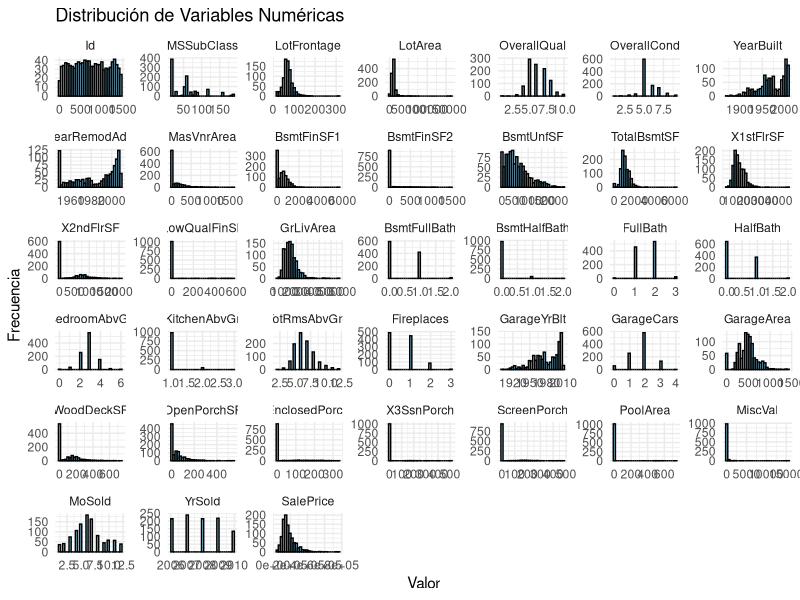
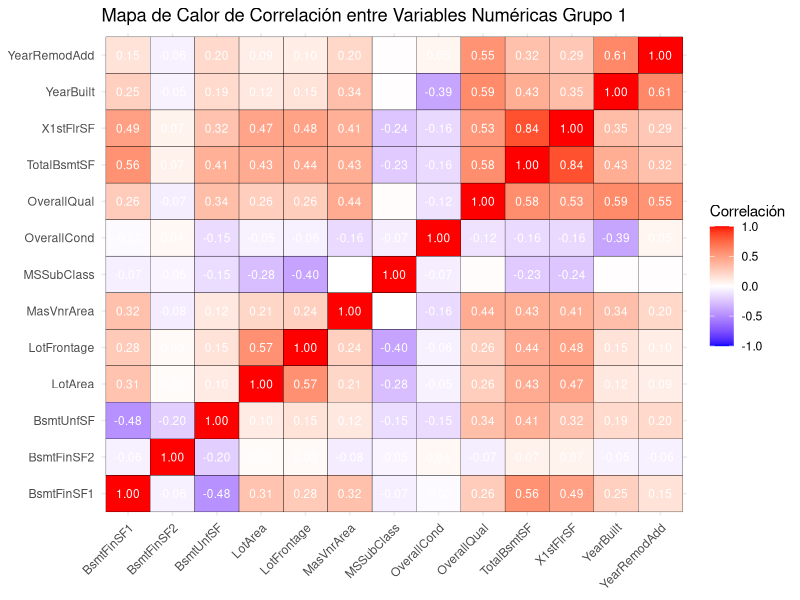
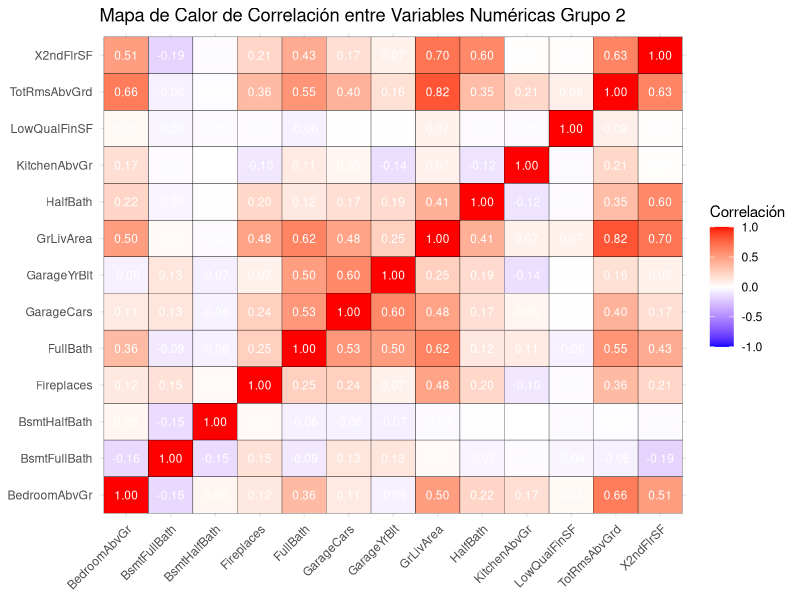
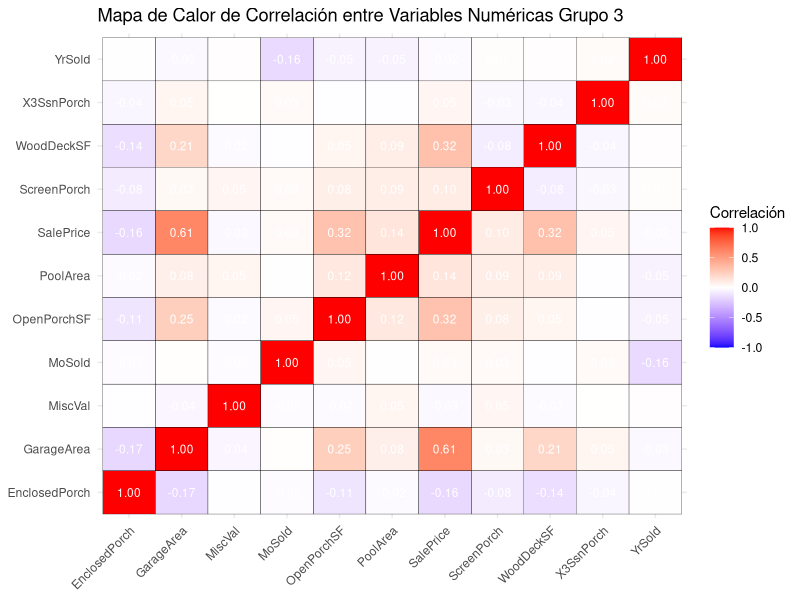
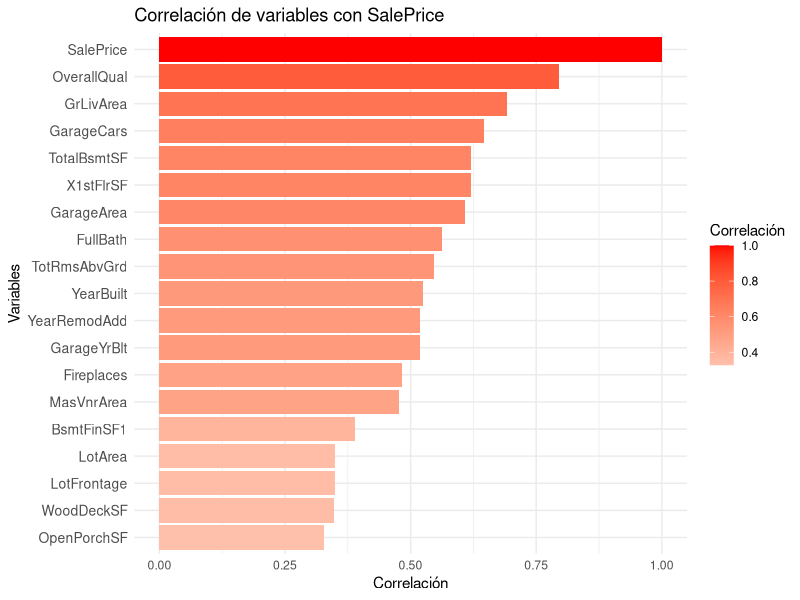

Reproduce these figures in R, in order.
## ---- chunk 1
knitr::opts_chunk$set(echo = TRUE)
## ---- chunk 2
library(readr)
library(kableExtra)
library(ggplot2)
library(reshape2)
library(knitr)
library(tidyr)
library(dplyr)
## ---- chunk 3
data <- read_csv("train_final.csv")
## ---- chunk 4
porcentaje_na <- sapply(data, function(x) sum(is.na(x)) / length(x)) * 100

columnas_a_eliminar <- names(porcentaje_na[porcentaje_na > 75])
print(columnas_a_eliminar)

data <- data[, !names(data) %in% columnas_a_eliminar]
## ---- chunk 5
datos_num <- data[sapply(data, is.numeric)]  # Filtrar solo variables numéricas

# Utilizando melt de reshape2
datos_melted <- melt(datos_num, id.vars = NULL, variable.name = "variable", value.name = "value")

ggplot(datos_melted, aes(value)) + 
  geom_histogram(bins = 30, fill = "skyblue", color = "black") +
  facet_wrap(~ variable, scales = "free") +
  theme_minimal() +
  labs(x = "Valor", y = "Frecuencia", title = "Distribución de Variables Numéricas")

## ---- chunk 6
vars_numéricas <- names(data[sapply(data, is.numeric) & names(data) != "Id"])

total_vars <- length(vars_numéricas)
group_size <- ceiling(total_vars / 3)  # Determinar el tamaño de cada grupo, redondeando hacia arriba

group1 <- vars_numéricas[1:group_size]
group2 <- vars_numéricas[(group_size + 1):(2 * group_size)]
group3 <- vars_numéricas[((2 * group_size) + 1):total_vars]

create_heatmap <- function(data, vars, title_suffix) {
  group_data <- data[vars]
  correlations <- cor(group_data, use = "complete.obs")
  cor_df <- as.data.frame(correlations)
  cor_df$Variable <- rownames(cor_df)
  cor_df_long <- tidyr::pivot_longer(cor_df, cols = -Variable, names_to = "Variable2", values_to = "Correlation")
  
  # Gráfico de mapa de calor
  ggplot(cor_df_long, aes(x = Variable, y = Variable2, fill = Correlation)) +
    geom_tile(color = "black") +
    geom_text(aes(label = sprintf("%.2f", Correlation)), color = "white", size = 3) +
    scale_fill_gradient2(low = "blue", high = "red", mid = "white", midpoint = 0, limit = c(-1, 1), name = "Correlación") +
    theme_minimal() +
    theme(axis.text.x = element_text(angle = 45, hjust = 1), axis.title.x = element_blank(), axis.title.y = element_blank()) +
    labs(title = paste("Mapa de Calor de Correlación entre Variables Numéricas", title_suffix))
}


plot1 <- create_heatmap(data, group1, "Grupo 1")
plot2 <- create_heatmap(data, group2, "Grupo 2")
plot3 <- create_heatmap(data, group3, "Grupo 3")

# Mostrar los gráficos
plot1
## ---- chunk 7
plot2
## ---- chunk 8
plot3
## ---- chunk 9

# Supongamos que 'data' es tu dataframe
# Excluir la columna 'Id' y seleccionar solo las variables numéricas
vars_numéricas <- setdiff(names(data)[sapply(data, is.numeric)], "Id")

# Seleccionar solo SalePrice y las variables numéricas
data_filtrada <- data %>% select(SalePrice, all_of(vars_numéricas))

# Calcular la matriz de correlación (usando "complete.obs" para omitir NA)
correlaciones <- cor(data_filtrada, use = "complete.obs")

# Extraer la fila de SalePrice y convertirla en un dataframe
correlacion_saleprice <- as.data.frame(correlaciones["SalePrice", ], stringsAsFactors = FALSE)

# Convertir nombres de filas en una columna del dataframe
correlacion_saleprice$Variable <- row.names(correlacion_saleprice)

# Asegurarse de que los nombres de las filas no son necesarios como índice
row.names(correlacion_saleprice) <- NULL

# Renombrar la columna de correlación para mayor claridad
colnames(correlacion_saleprice)[1] <- "Correlacion"

# Ordenar por valor absoluto de la correlación para resaltar las más fuertes
correlacion_saleprice <- correlacion_saleprice %>%
  arrange(desc(abs(Correlacion)))

# Usar kable para dar estilo a la tabla
kable(correlacion_saleprice, caption = "Correlación de variables con SalePrice", align = "c") %>%
  kable_styling(bootstrap_options = c("striped", "hover", "condensed"), full_width = FALSE)

## ---- chunk 10
# Cargar librerías necesarias
if (!require(ggplot2)) install.packages("ggplot2")
if (!require(kableExtra)) install.packages("kableExtra")
library(ggplot2)
library(kableExtra)

# Excluir la columna 'Id' y seleccionar solo las variables numéricas
vars_numericas <- setdiff(names(data)[sapply(data, is.numeric)], "Id")

# Calcular p-values y filtrar variables significativas
p_values <- sapply(vars_numericas, function(var) {
  cor_test <- cor.test(data[[var]], data$SalePrice)
  return(cor_test$p.value)
})
vars_significativas <- vars_numericas[p_values < 0.05]

# Calcular correlaciones y filtrar variables con correlación fuerte
correlaciones <- cor(data[, vars_significativas], use = "complete.obs")
correlacion_saleprice <- correlaciones["SalePrice", ]
vars_fuertes <- names(which(abs(correlacion_saleprice) > 0.3))

# Crear un dataframe con las correlaciones y p-values
resultados_df <- data.frame(
  Variable = vars_fuertes,
  Correlacion = correlacion_saleprice[vars_fuertes],
  P_Value = p_values[vars_fuertes]
)

# Ordenar por correlación absoluta
resultados_df <- resultados_df[order(-abs(resultados_df$Correlacion)), ]

# Mostrar la tabla con kableExtra
kable(resultados_df, caption = "Variables más importantes y su significancia", align = "c") %>%
  kable_styling(bootstrap_options = c("striped", "hover", "condensed"), full_width = FALSE)

# Crear el gráfico de barras
ggplot(resultados_df, aes(x = reorder(Variable, Correlacion), y = Correlacion, fill = Correlacion)) +
  geom_bar(stat = "identity") +
  scale_fill_gradient2(low = "blue", mid = "white", high = "red", midpoint = 0) +
  coord_flip() +
  theme_minimal() +
  labs(
    title = "Correlación de variables con SalePrice",
    x = "Variables",
    y = "Correlación",
    fill = "Correlación"
  ) +
  theme(axis.text.y = element_text(size = 10))
